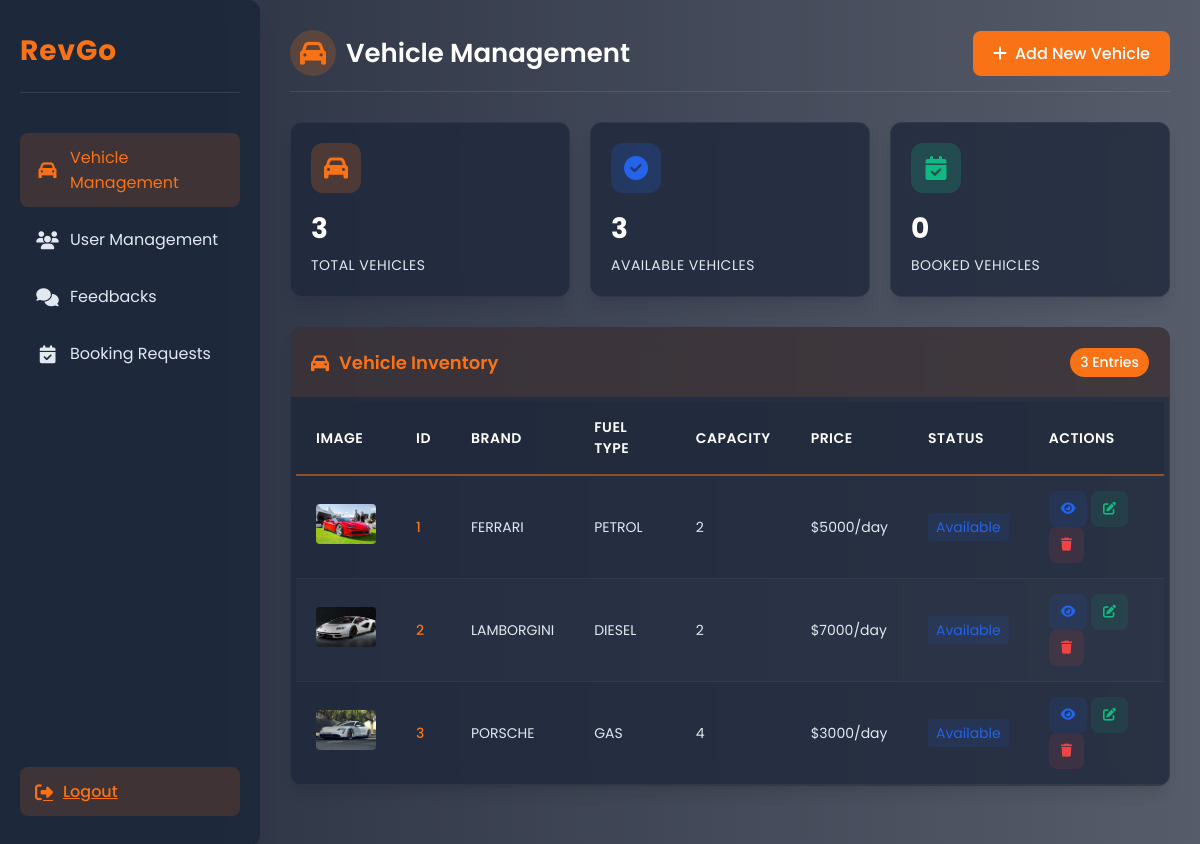
The app's page /adminvehicle.php (signed in) with its own data.
### tables this page shows
CREATE TABLE `cars` (
  `CAR_ID` int(11) NOT NULL,
  `CAR_NAME` varchar(255) NOT NULL,
  `FUEL_TYPE` varchar(255) NOT NULL,
  `CAPACITY` int(11) NOT NULL,
  `PRICE` int(11) NOT NULL,
  `CAR_IMG` varchar(255) NOT NULL,
  `AVAILABLE` varchar(255) NOT NULL
);

### adminvehicle.php (the view, shortened to what this page needs)
<?php
require_once('connection.php');
$query = "SELECT * from cars";
$queryy = mysqli_query($con, $query);
$num = mysqli_num_rows($queryy);
?>
<!DOCTYPE html>
<html lang="en">
<head>
    <link rel="stylesheet" href="https://cdnjs.cloudflare.com/ajax/libs/font-awesome/6.4.0/css/all.min.css">
</head>
<body>
    <div class="dashboard-container">
        <div class="sidebar" id="sidebar">
            <div class="sidebar-header">
                <a href="#" class="logo-brand">RevGo</a>
            </div>
            <ul class="nav-menu">
                <li class="nav-item active">
                    <a href="adminvehicle.php" class="nav-link">
                        <i class="fas fa-car"></i>
                        <span>Vehicle Management</span>
                    </a>
                </li>
                <li class="nav-item">
                    <a href="adminusers.php" class="nav-link">
                        <i class="fas fa-users"></i>
                        <span>User Management</span>
                    </a>
                </li>
                <li class="nav-item">
                    <a href="admindash.php" class="nav-link">
                        <i class="fas fa-comments"></i>
                        <span>Feedbacks</span>
                    </a>
                </li>
                <li class="nav-item">
                    <a href="adminbook.php" class="nav-link">
                        <i class="fas fa-calendar-check"></i>
                        <span>Booking Requests</span>
                    </a>
                </li>
                </ul>
            <a href="logout.php" class="logout-btn">
                <i class="fas fa-sign-out-alt"></i>
                <span>Logout</span>
            </a>
        </div>
        <div class="main-content" id="main-content">
            <div class="page-header">
                <div class="page-title">
                    <i class="fas fa-car animate-pulse"></i>
                    <span>Vehicle Management</span>
                </div>
                <div class="action-buttons">
                    <a href="addcar.php" class="btn btn-primary">
                        <i class="fas fa-plus"></i> Add New Vehicle
                    </a>
                </div>
            </div>
            <div class="stats-container">
                <div class="stat-card">
                    <div class="stat-icon">
                        <i class="fas fa-car"></i>
         </div>
                    <div class="stat-number"><?php echo $num; ?></div>
                    <div class="stat-title">TOTAL VEHICLES</div>
         </div>
                <div class="stat-card">
                    <?php
                    $availableQuery = "SELECT COUNT(*) as available_count FROM cars WHERE AVAILABLE='Y'";
                    $availableResult = mysqli_query($con, $availableQuery);
                    $availableCount = 0;
                    if ($availableResult) {
                        $availableRow = mysqli_fetch_assoc($availableResult);
                        $availableCount = $availableRow['available_count'];
                    }
                    ?>
                    <div class="stat-icon">
                        <i class="fas fa-check-circle"></i>
                    </div>
                    <div class="stat-number"><?php echo $availableCount; ?></div>
                    <div class="stat-title">AVAILABLE VEHICLES</div>
                </div>
                <div class="stat-card">
                    <?php
                    $bookedQuery = "SELECT COUNT(*) as booked_count FROM cars WHERE AVAILABLE='N'";
                    $bookedResult = mysqli_query($con, $bookedQuery);
                    $bookedCount = 0;
                    if ($bookedResult) {
                        $bookedRow = mysqli_fetch_assoc($bookedResult);
                        $bookedCount = $bookedRow['booked_count'];
                    }
                    ?>
                    <div class="stat-icon">
                        <i class="fas fa-calendar-check"></i>
                    </div>
                    <div class="stat-number"><?php echo $bookedCount; ?></div>
                    <div class="stat-title">BOOKED VEHICLES</div>
                </div>
            </div>
            <div class="card">
                <div class="card-header">
                    <div class="card-title">
                        <i class="fas fa-car"></i>
                        <span>Vehicle Inventory</span>
                    </div>
                    <div class="data-count"><?php echo $num; ?> Entries</div>
                </div>
                <div class="table-responsive">
                    <?php if ($num > 0) { ?>
                    <table class="data-table">
                        <thead>
                            <tr>
                                <th>Image</th>
                                <th>ID</th>
                                <th>Brand</th>
                                <th>Fuel Type</th>
                                <th>Capacity</th>
                                <th>Price</th>
                                <th>Status</th>
                                <th>Actions</th>
                            </tr>
                        </thead>
                        <tbody>
                            <?php while($res = mysqli_fetch_array($queryy)) { ?>
                            <tr class="car-row">
                                <td data-label="Image">
                                    <img src="images/<?php echo $res['CAR_IMG']; ?>" alt="<?php echo $res['CAR_NAME']; ?>">
                                </td>
                                <td data-label="ID" class="highlight"><?php echo $res['CAR_ID']; ?></td>
                                <td data-label="Brand"><?php echo $res['CAR_NAME']; ?></td>
                                <td data-label="Fuel Type"><?php echo $res['FUEL_TYPE']; ?></td>
                                <td data-label="Capacity"><?php echo $res['CAPACITY']; ?></td>
                                <td data-label="Price">$<?php echo $res['PRICE']; ?>/day</td>
                                <td data-label="Status">
                                    <span class="<?php echo $res['AVAILABLE'] == 'Y' ? 'btn-view' : 'btn-delete'; ?>" style="padding: 4px 8px; border-radius: 4px;">
                                        <?php echo $res['AVAILABLE'] == 'Y' ? 'Available' : 'Booked'; ?>
                                    </span>
                                </td>
                                <td data-label="Actions">
                                    <a href="viewcar.php?id=<?php echo $res['CAR_ID']; ?>" class="action-btn btn-view">
                                        <i class="fas fa-eye"></i>
                                    </a>
                                    <a href="editcar.php?id=<?php echo $res['CAR_ID']; ?>" class="action-btn btn-edit">
                                        <i class="fas fa-edit"></i>
                                    </a>
                                    <a href="deletecar.php?id=<?php echo $res['CAR_ID']; ?>" class="action-btn btn-delete" onclick="return confirm('Are you sure you want to delete this vehicle?')">
                                        <i class="fas fa-trash"></i>
                                    </a>
                                </td>
                </tr>
               <?php } ?>
                </tbody>
                </table>
                    <?php } else { ?>
                    <div class="empty-message">
                        <p>No vehicles available in the inventory.</p>
                    </div>
                    <?php } ?>
                </div>
            </div>
        </div>
    </div>
</body>
</html>

### records on screen
cars: CAR_IMG (picture), CAR_ID "1", CAR_NAME "FERRARI", FUEL_TYPE "PETROL", CAPACITY "2", PRICE "5000", AVAILABLE "Available"
cars: CAR_IMG (picture), CAR_ID "2", CAR_NAME "LAMBORGINI", FUEL_TYPE "DIESEL", CAPACITY "2", PRICE "7000", AVAILABLE "Available"
cars: CAR_IMG (picture), CAR_ID "3", CAR_NAME "PORSCHE", FUEL_TYPE "GAS", CAPACITY "4", PRICE "3000", AVAILABLE "Available"

### other values on screen
$num "3"
$availableCount "3"
$bookedCount "0"
